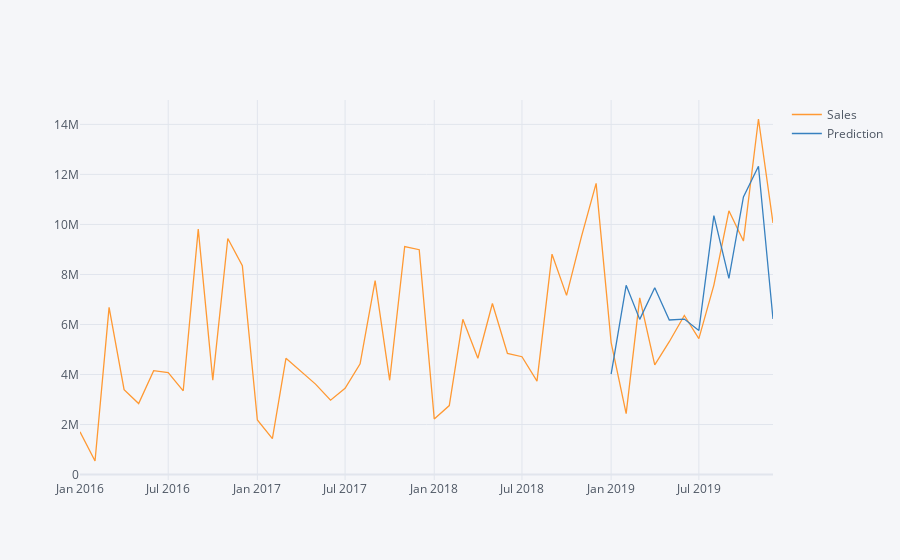

The notebook cell this image was saved under:
### Code cell
pd.concat([sale_total,future_forecast],axis=1).iplot()
